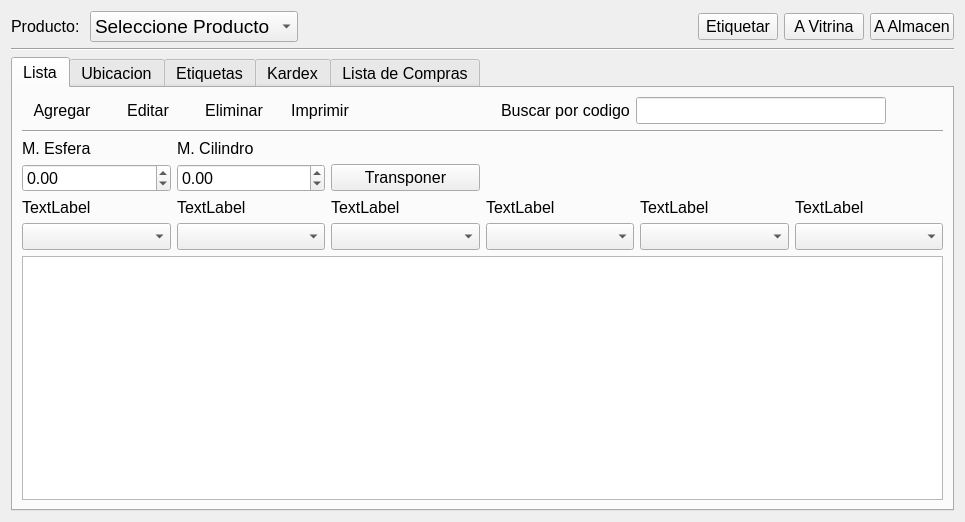
<?xml version="1.0" encoding="UTF-8"?>
<ui version="4.0">
 <class>ui_producto</class>
 <widget class="QWidget" name="ui_producto">
  <property name="enabled">
   <bool>true</bool>
  </property>
  <property name="geometry">
   <rect>
    <x>0</x>
    <y>0</y>
    <width>965</width>
    <height>522</height>
   </rect>
  </property>
  <property name="font">
   <font>
    <pointsize>12</pointsize>
   </font>
  </property>
  <property name="windowTitle">
   <string>Form</string>
  </property>
  <layout class="QGridLayout" name="gridLayout_5">
   <item row="2" column="1">
    <widget class="Line" name="line">
     <property name="orientation">
      <enum>Qt::Horizontal</enum>
     </property>
    </widget>
   </item>
   <item row="1" column="1">
    <layout class="QHBoxLayout" name="horizontalLayout_4">
     <item>
      <widget class="QLabel" name="label_5">
       <property name="text">
        <string>Producto: </string>
       </property>
      </widget>
     </item>
     <item>
      <widget class="QComboBox" name="comboBox_tipoProducto">
       <property name="minimumSize">
        <size>
         <width>180</width>
         <height>0</height>
        </size>
       </property>
       <property name="font">
        <font>
         <pointsize>14</pointsize>
        </font>
       </property>
       <property name="mouseTracking">
        <bool>false</bool>
       </property>
       <property name="autoFillBackground">
        <bool>true</bool>
       </property>
       <item>
        <property name="text">
         <string>Seleccione Producto</string>
        </property>
        <property name="icon">
         <iconset resource="../Icons/Icons.qrc">
          <normaloff>:/Icons/search_64.png</normaloff>:/Icons/search_64.png</iconset>
        </property>
       </item>
       <item>
        <property name="text">
         <string>Lunas</string>
        </property>
        <property name="icon">
         <iconset resource="../Icons/Icons.qrc">
          <normaloff>:/Icons/Circle.png</normaloff>:/Icons/Circle.png</iconset>
        </property>
       </item>
       <item>
        <property name="text">
         <string>Monturas</string>
        </property>
        <property name="icon">
         <iconset resource="../Icons/Icons.qrc">
          <normaloff>:/Icons/internet-news-reader.png</normaloff>:/Icons/internet-news-reader.png</iconset>
        </property>
       </item>
       <item>
        <property name="text">
         <string>Lentes de Contacto</string>
        </property>
        <property name="icon">
         <iconset resource="../Icons/Icons.qrc">
          <normaloff>:/Icons/1354339076_picasa.png</normaloff>:/Icons/1354339076_picasa.png</iconset>
        </property>
       </item>
       <item>
        <property name="text">
         <string>Otros</string>
        </property>
        <property name="icon">
         <iconset resource="../Icons/Icons.qrc">
          <normaloff>:/Icons/color_swatch.png</normaloff>:/Icons/color_swatch.png</iconset>
        </property>
       </item>
       <item>
        <property name="text">
         <string>Trabajos Extras</string>
        </property>
        <property name="icon">
         <iconset resource="../Icons/Icons.qrc">
          <normaloff>:/Icons/Stethoscope_Black.png</normaloff>:/Icons/Stethoscope_Black.png</iconset>
        </property>
       </item>
       <item>
        <property name="text">
         <string>Accesorios</string>
        </property>
        <property name="icon">
         <iconset resource="../Icons/Icons.qrc">
          <normaloff>:/Icons/package_games_logic.png</normaloff>:/Icons/package_games_logic.png</iconset>
        </property>
       </item>
      </widget>
     </item>
     <item>
      <spacer name="horizontalSpacer_2">
       <property name="orientation">
        <enum>Qt::Horizontal</enum>
       </property>
       <property name="sizeHint" stdset="0">
        <size>
         <width>40</width>
         <height>20</height>
        </size>
       </property>
      </spacer>
     </item>
     <item>
      <widget class="QPushButton" name="pushButton_etiquetar">
       <property name="font">
        <font>
         <pointsize>12</pointsize>
        </font>
       </property>
       <property name="text">
        <string>Etiquetar</string>
       </property>
       <property name="icon">
        <iconset resource="../Icons/Icons.qrc">
         <normaloff>:/Icons/tag.png</normaloff>:/Icons/tag.png</iconset>
       </property>
      </widget>
     </item>
     <item>
      <widget class="QPushButton" name="btnToVitrina">
       <property name="font">
        <font>
         <pointsize>12</pointsize>
        </font>
       </property>
       <property name="text">
        <string>A Vitrina</string>
       </property>
       <property name="icon">
        <iconset resource="../Icons/Icons.qrc">
         <normaloff>:/Icons/inventory-maintenance.png</normaloff>:/Icons/inventory-maintenance.png</iconset>
       </property>
       <property name="flat">
        <bool>false</bool>
       </property>
      </widget>
     </item>
     <item>
      <widget class="QPushButton" name="btnToAlmacen">
       <property name="font">
        <font>
         <pointsize>12</pointsize>
        </font>
       </property>
       <property name="text">
        <string>A Almacen</string>
       </property>
       <property name="icon">
        <iconset resource="../Icons/Icons.qrc">
         <normaloff>:/Icons/1354339097_localbusiness-y.png</normaloff>:/Icons/1354339097_localbusiness-y.png</iconset>
       </property>
       <property name="flat">
        <bool>false</bool>
       </property>
      </widget>
     </item>
    </layout>
   </item>
   <item row="3" column="1">
    <widget class="QTabWidget" name="tabWidget">
     <property name="font">
      <font>
       <pointsize>12</pointsize>
      </font>
     </property>
     <property name="currentIndex">
      <number>0</number>
     </property>
     <widget class="QWidget" name="Tab1_2">
      <attribute name="title">
       <string>Lista</string>
      </attribute>
      <layout class="QGridLayout" name="gridLayout_3">
       <item row="1" column="0">
        <widget class="Line" name="line_2">
         <property name="orientation">
          <enum>Qt::Horizontal</enum>
         </property>
        </widget>
       </item>
       <item row="2" column="0">
        <layout class="QGridLayout" name="gridLayout">
         <item row="3" column="2">
          <widget class="MyComboBox" name="comboBox_select_4"/>
         </item>
         <item row="1" column="1">
          <widget class="QDoubleSpinBox" name="doubleSpinBox_Cilindro">
           <property name="minimum">
            <double>-50.000000000000000</double>
           </property>
           <property name="singleStep">
            <double>0.250000000000000</double>
           </property>
           <property name="value">
            <double>0.000000000000000</double>
           </property>
          </widget>
         </item>
         <item row="3" column="3">
          <widget class="MyComboBox" name="comboBox_select_3"/>
         </item>
         <item row="3" column="4">
          <widget class="MyComboBox" name="comboBox_select_5"/>
         </item>
         <item row="1" column="2">
          <widget class="QPushButton" name="pushButton_transponer">
           <property name="text">
            <string>Transponer</string>
           </property>
          </widget>
         </item>
         <item row="2" column="2">
          <widget class="QLabel" name="label_select_4">
           <property name="text">
            <string>TextLabel</string>
           </property>
          </widget>
         </item>
         <item row="1" column="0">
          <widget class="QDoubleSpinBox" name="doubleSpinBox_Inicio">
           <property name="minimum">
            <double>-20.000000000000000</double>
           </property>
           <property name="singleStep">
            <double>0.250000000000000</double>
           </property>
          </widget>
         </item>
         <item row="2" column="5">
          <widget class="QLabel" name="label_select_6">
           <property name="text">
            <string>TextLabel</string>
           </property>
          </widget>
         </item>
         <item row="1" column="3" colspan="3">
          <spacer name="horizontalSpacer_4">
           <property name="orientation">
            <enum>Qt::Horizontal</enum>
           </property>
           <property name="sizeHint" stdset="0">
            <size>
             <width>40</width>
             <height>20</height>
            </size>
           </property>
          </spacer>
         </item>
         <item row="0" column="0">
          <widget class="QLabel" name="label_valor_inicial">
           <property name="text">
            <string>M. Esfera</string>
           </property>
          </widget>
         </item>
         <item row="2" column="1">
          <widget class="QLabel" name="label_select_2">
           <property name="text">
            <string>TextLabel</string>
           </property>
          </widget>
         </item>
         <item row="3" column="5">
          <widget class="MyComboBox" name="comboBox_select_6"/>
         </item>
         <item row="2" column="4">
          <widget class="QLabel" name="label_select_5">
           <property name="text">
            <string>TextLabel</string>
           </property>
          </widget>
         </item>
         <item row="3" column="1">
          <widget class="MyComboBox" name="comboBox_select_2"/>
         </item>
         <item row="2" column="3">
          <widget class="QLabel" name="label_select_3">
           <property name="text">
            <string>TextLabel</string>
           </property>
          </widget>
         </item>
         <item row="2" column="0">
          <widget class="QLabel" name="label_select_1">
           <property name="text">
            <string>TextLabel</string>
           </property>
          </widget>
         </item>
         <item row="0" column="1">
          <widget class="QLabel" name="label_cilindro">
           <property name="text">
            <string>M. Cilindro</string>
           </property>
          </widget>
         </item>
         <item row="3" column="0">
          <widget class="MyComboBox" name="comboBox_select_1"/>
         </item>
        </layout>
       </item>
       <item row="0" column="0">
        <layout class="QHBoxLayout" name="horizontalLayout">
         <item>
          <widget class="QPushButton" name="pushButton_agregar_2">
           <property name="enabled">
            <bool>true</bool>
           </property>
           <property name="text">
            <string>Agregar</string>
           </property>
           <property name="icon">
            <iconset resource="../Icons/Icons.qrc">
             <normaloff>:/Icons/1349716423_sq_plus.png</normaloff>:/Icons/1349716423_sq_plus.png</iconset>
           </property>
           <property name="shortcut">
            <string>Ctrl+N</string>
           </property>
           <property name="flat">
            <bool>true</bool>
           </property>
          </widget>
         </item>
         <item>
          <widget class="QPushButton" name="pushButton_editar">
           <property name="sizePolicy">
            <sizepolicy hsizetype="Fixed" vsizetype="Fixed">
             <horstretch>0</horstretch>
             <verstretch>0</verstretch>
            </sizepolicy>
           </property>
           <property name="text">
            <string>Editar</string>
           </property>
           <property name="icon">
            <iconset resource="../Icons/Icons.qrc">
             <normaloff>:/Icons/1349716425_doc_edit.png</normaloff>:/Icons/1349716425_doc_edit.png</iconset>
           </property>
           <property name="shortcut">
            <string>Ctrl+E</string>
           </property>
           <property name="flat">
            <bool>true</bool>
           </property>
          </widget>
         </item>
         <item>
          <widget class="QPushButton" name="pushButton_eliminar">
           <property name="sizePolicy">
            <sizepolicy hsizetype="Fixed" vsizetype="Fixed">
             <horstretch>0</horstretch>
             <verstretch>0</verstretch>
            </sizepolicy>
           </property>
           <property name="text">
            <string>Eliminar</string>
           </property>
           <property name="icon">
            <iconset resource="../Icons/Icons.qrc">
             <normaloff>:/Icons/1349716432_round_minus.png</normaloff>:/Icons/1349716432_round_minus.png</iconset>
           </property>
           <property name="shortcut">
            <string>Del</string>
           </property>
           <property name="flat">
            <bool>true</bool>
           </property>
          </widget>
         </item>
         <item>
          <widget class="QPushButton" name="pushButton_imprimir_2">
           <property name="text">
            <string>Imprimir</string>
           </property>
           <property name="icon">
            <iconset resource="../Icons/Icons.qrc">
             <normaloff>:/Icons/printer.png</normaloff>:/Icons/printer.png</iconset>
           </property>
           <property name="flat">
            <bool>true</bool>
           </property>
          </widget>
         </item>
         <item>
          <spacer name="horizontalSpacer">
           <property name="orientation">
            <enum>Qt::Horizontal</enum>
           </property>
           <property name="sizeHint" stdset="0">
            <size>
             <width>40</width>
             <height>20</height>
            </size>
           </property>
          </spacer>
         </item>
         <item>
          <widget class="QLabel" name="label_4">
           <property name="text">
            <string>Buscar por codigo</string>
           </property>
          </widget>
         </item>
         <item>
          <widget class="QLineEdit" name="lineEdit_buscar">
           <property name="minimumSize">
            <size>
             <width>250</width>
             <height>0</height>
            </size>
           </property>
           <property name="maximumSize">
            <size>
             <width>250</width>
             <height>16777215</height>
            </size>
           </property>
          </widget>
         </item>
         <item>
          <widget class="QPushButton" name="pushButton_buscar">
           <property name="sizePolicy">
            <sizepolicy hsizetype="Minimum" vsizetype="Fixed">
             <horstretch>0</horstretch>
             <verstretch>0</verstretch>
            </sizepolicy>
           </property>
           <property name="text">
            <string/>
           </property>
           <property name="icon">
            <iconset resource="../Icons/Icons.qrc">
             <normaloff>:/Icons/search_64.png</normaloff>:/Icons/search_64.png</iconset>
           </property>
           <property name="flat">
            <bool>true</bool>
           </property>
          </widget>
         </item>
        </layout>
       </item>
       <item row="3" column="0">
        <layout class="QVBoxLayout" name="verticalLayout_2">
         <item>
          <widget class="QTableView" name="tableView_productos">
           <property name="selectionMode">
            <enum>QAbstractItemView::SingleSelection</enum>
           </property>
           <property name="selectionBehavior">
            <enum>QAbstractItemView::SelectRows</enum>
           </property>
           <attribute name="horizontalHeaderDefaultSectionSize">
            <number>130</number>
           </attribute>
          </widget>
         </item>
        </layout>
       </item>
      </layout>
     </widget>
     <widget class="QWidget" name="tab_2">
      <attribute name="title">
       <string>Ubicacion</string>
      </attribute>
      <layout class="QGridLayout" name="gridLayout_4">
       <item row="0" column="0">
        <layout class="QVBoxLayout" name="verticalLayout">
         <item>
          <widget class="QLabel" name="label">
           <property name="text">
            <string>En Vitrina</string>
           </property>
          </widget>
         </item>
         <item>
          <widget class="QTableView" name="tableView_vitrina"/>
         </item>
         <item>
          <widget class="QLabel" name="label_2">
           <property name="text">
            <string>En Almacen</string>
           </property>
          </widget>
         </item>
         <item>
          <widget class="QTableView" name="tableView_almacen"/>
         </item>
        </layout>
       </item>
      </layout>
     </widget>
     <widget class="QWidget" name="tab">
      <attribute name="title">
       <string>Etiquetas</string>
      </attribute>
      <layout class="QGridLayout" name="gridLayout_2">
       <item row="0" column="1">
        <widget class="QLineEdit" name="lineEdit_pag">
         <property name="enabled">
          <bool>false</bool>
         </property>
         <property name="text">
          <string>0/0</string>
         </property>
         <property name="echoMode">
          <enum>QLineEdit::Normal</enum>
         </property>
         <property name="alignment">
          <set>Qt::AlignCenter</set>
         </property>
         <property name="readOnly">
          <bool>true</bool>
         </property>
        </widget>
       </item>
       <item row="0" column="0" rowspan="2">
        <layout class="QGridLayout" name="gridLayout_21">
         <item row="1" column="0">
          <layout class="QHBoxLayout" name="horizontalLayout_2">
           <item>
            <spacer name="horizontalSpacer_10">
             <property name="orientation">
              <enum>Qt::Horizontal</enum>
             </property>
             <property name="sizeHint" stdset="0">
              <size>
               <width>40</width>
               <height>20</height>
              </size>
             </property>
            </spacer>
           </item>
           <item>
            <widget class="QPushButton" name="pushButton_previsualizar">
             <property name="sizePolicy">
              <sizepolicy hsizetype="Fixed" vsizetype="Fixed">
               <horstretch>0</horstretch>
               <verstretch>0</verstretch>
              </sizepolicy>
             </property>
             <property name="text">
              <string>Previsualizar</string>
             </property>
             <property name="icon">
              <iconset resource="../Icons/Icons.qrc">
               <normaloff>:/Icons/1349716430_zoom.png</normaloff>:/Icons/1349716430_zoom.png</iconset>
             </property>
             <property name="shortcut">
              <string>Ctrl+Alt+P</string>
             </property>
             <property name="flat">
              <bool>true</bool>
             </property>
            </widget>
           </item>
           <item>
            <widget class="QPushButton" name="pushButton_imprimir">
             <property name="sizePolicy">
              <sizepolicy hsizetype="Fixed" vsizetype="Fixed">
               <horstretch>0</horstretch>
               <verstretch>0</verstretch>
              </sizepolicy>
             </property>
             <property name="text">
              <string>Imprimir</string>
             </property>
             <property name="icon">
              <iconset resource="../Icons/Icons.qrc">
               <normaloff>:/Icons/1349716426_print.png</normaloff>:/Icons/1349716426_print.png</iconset>
             </property>
             <property name="shortcut">
              <string>Ctrl+P</string>
             </property>
             <property name="flat">
              <bool>true</bool>
             </property>
            </widget>
           </item>
          </layout>
         </item>
         <item row="0" column="0">
          <layout class="QGridLayout" name="gridLayout_23">
           <item row="1" column="0">
            <widget class="QTableWidget" name="tableView_etiquetas">
             <property name="editTriggers">
              <set>QAbstractItemView::NoEditTriggers</set>
             </property>
             <property name="selectionMode">
              <enum>QAbstractItemView::SingleSelection</enum>
             </property>
             <property name="selectionBehavior">
              <enum>QAbstractItemView::SelectRows</enum>
             </property>
             <column>
              <property name="text">
               <string>Codigo</string>
              </property>
             </column>
             <column>
              <property name="text">
               <string>Descripción</string>
              </property>
             </column>
             <column>
              <property name="text">
               <string>Marca</string>
              </property>
             </column>
             <column>
              <property name="text">
               <string>Precio</string>
              </property>
             </column>
             <column>
              <property name="text">
               <string>Ubicación</string>
              </property>
             </column>
            </widget>
           </item>
           <item row="0" column="0">
            <widget class="QLabel" name="label_8">
             <property name="sizePolicy">
              <sizepolicy hsizetype="Fixed" vsizetype="Preferred">
               <horstretch>0</horstretch>
               <verstretch>0</verstretch>
              </sizepolicy>
             </property>
             <property name="text">
              <string>Lista  de Productos a Etiquetar:</string>
             </property>
            </widget>
           </item>
          </layout>
         </item>
        </layout>
       </item>
       <item row="0" column="3">
        <widget class="QPushButton" name="pushButton_siguiente">
         <property name="enabled">
          <bool>false</bool>
         </property>
         <property name="text">
          <string>&gt;&gt;</string>
         </property>
        </widget>
       </item>
       <item row="1" column="1" colspan="3">
        <widget class="QLabel" name="draw_label">
         <property name="frameShape">
          <enum>QFrame::WinPanel</enum>
         </property>
         <property name="text">
          <string/>
         </property>
        </widget>
       </item>
       <item row="0" column="2">
        <widget class="QPushButton" name="pushButton_anterior">
         <property name="enabled">
          <bool>false</bool>
         </property>
         <property name="text">
          <string>&lt;&lt;</string>
         </property>
        </widget>
       </item>
      </layout>
     </widget>
     <widget class="QWidget" name="tab_kardex">
      <attribute name="title">
       <string>Kardex</string>
      </attribute>
      <layout class="QGridLayout" name="gridLayout_6">
       <item row="0" column="0">
        <layout class="QVBoxLayout" name="verticalLayout_3">
         <item>
          <widget class="QTableView" name="tableView_kardex"/>
         </item>
         <item>
          <layout class="QHBoxLayout" name="horizontalLayout_5">
           <item>
            <spacer name="horizontalSpacer_6">
             <property name="orientation">
              <enum>Qt::Horizontal</enum>
             </property>
             <property name="sizeHint" stdset="0">
              <size>
               <width>40</width>
               <height>20</height>
              </size>
             </property>
            </spacer>
           </item>
           <item>
            <widget class="QPushButton" name="pushButton_imprimir_kardex">
             <property name="text">
              <string>Imprimir</string>
             </property>
             <property name="icon">
              <iconset resource="../Icons/Icons.qrc">
               <normaloff>:/Icons/1349716426_print.png</normaloff>:/Icons/1349716426_print.png</iconset>
             </property>
            </widget>
           </item>
          </layout>
         </item>
        </layout>
       </item>
      </layout>
     </widget>
     <widget class="QWidget" name="tab_compras">
      <attribute name="title">
       <string>Lista de Compras</string>
      </attribute>
      <layout class="QGridLayout" name="gridLayout_13">
       <item row="1" column="0">
        <layout class="QGridLayout" name="gridLayout_7">
         <item row="2" column="0" colspan="3">
          <widget class="QTableView" name="tableView_compras">
           <property name="sortingEnabled">
            <bool>true</bool>
           </property>
          </widget>
         </item>
         <item row="5" column="2">
          <layout class="QGridLayout" name="gridLayout_8"/>
         </item>
         <item row="3" column="2">
          <widget class="QPushButton" name="pushButton_imprimir_lc">
           <property name="text">
            <string>imprimir</string>
           </property>
           <property name="icon">
            <iconset resource="../Icons/Icons.qrc">
             <normaloff>:/Icons/1349716391_monotone_printer_hardware.png</normaloff>:/Icons/1349716391_monotone_printer_hardware.png</iconset>
           </property>
          </widget>
         </item>
         <item row="3" column="0">
          <spacer name="horizontalSpacer_7">
           <property name="orientation">
            <enum>Qt::Horizontal</enum>
           </property>
           <property name="sizeHint" stdset="0">
            <size>
             <width>40</width>
             <height>20</height>
            </size>
           </property>
          </spacer>
         </item>
         <item row="1" column="0">
          <widget class="QLabel" name="label_7">
           <property name="sizePolicy">
            <sizepolicy hsizetype="Fixed" vsizetype="Preferred">
             <horstretch>0</horstretch>
             <verstretch>0</verstretch>
            </sizepolicy>
           </property>
           <property name="text">
            <string>Lista de Compras</string>
           </property>
          </widget>
         </item>
        </layout>
       </item>
      </layout>
     </widget>
    </widget>
   </item>
  </layout>
 </widget>
 <customwidgets>
  <customwidget>
   <class>MyComboBox</class>
   <extends>QComboBox</extends>
   <header location="global">mycombobox.h</header>
   <slots>
    <slot>Eliminar_Item()</slot>
   </slots>
  </customwidget>
 </customwidgets>
 <tabstops>
  <tabstop>pushButton_agregar_2</tabstop>
  <tabstop>pushButton_editar</tabstop>
  <tabstop>pushButton_eliminar</tabstop>
  <tabstop>comboBox_tipoProducto</tabstop>
  <tabstop>tabWidget</tabstop>
  <tabstop>comboBox_select_1</tabstop>
  <tabstop>comboBox_select_2</tabstop>
  <tabstop>lineEdit_buscar</tabstop>
  <tabstop>pushButton_buscar</tabstop>
  <tabstop>btnToVitrina</tabstop>
  <tabstop>btnToAlmacen</tabstop>
  <tabstop>lineEdit_pag</tabstop>
  <tabstop>pushButton_previsualizar</tabstop>
  <tabstop>pushButton_imprimir</tabstop>
  <tabstop>tableView_etiquetas</tabstop>
  <tabstop>pushButton_siguiente</tabstop>
  <tabstop>pushButton_anterior</tabstop>
 </tabstops>
 <resources>
  <include location="../Icons/Icons.qrc"/>
 </resources>
 <connections/>
</ui>
